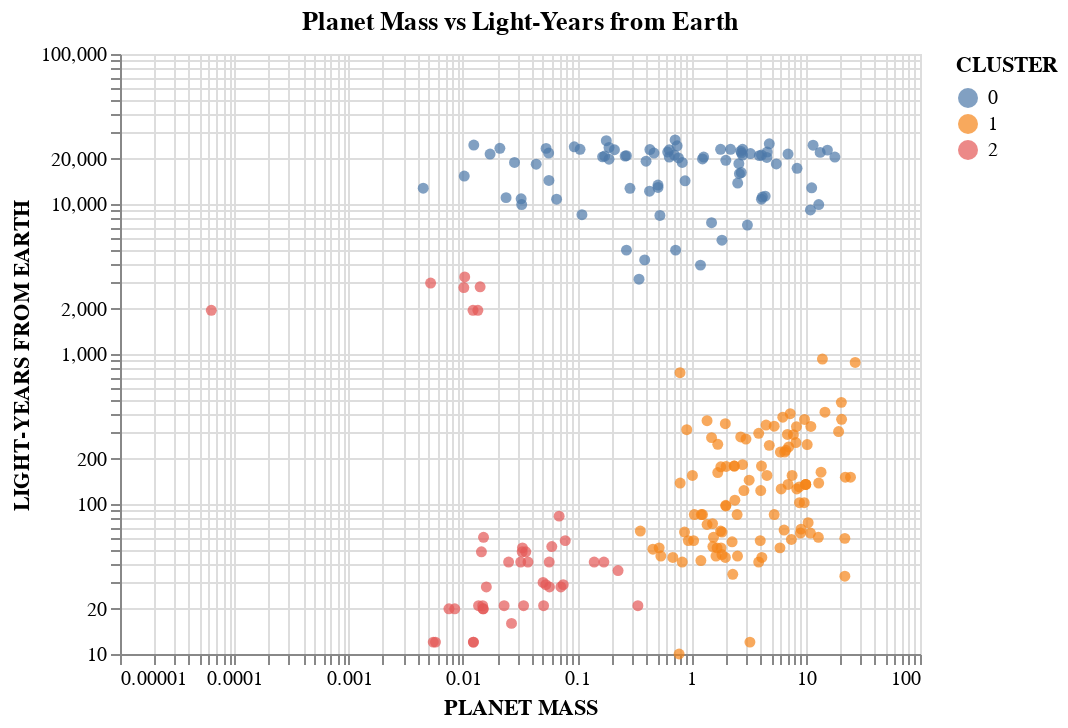

The notebook cell saved with this chart:
### Code cell
alt.Chart(cluster_df).mark_circle().encode(
    x = alt.X('PLANET MASS', scale=alt.Scale(type='log')), 
    y = alt.Y('LIGHT-YEARS FROM EARTH', scale=alt.Scale(type='log')), 
    color = alt.Color('kmeans_cluster:N', legend=alt.Legend(title='CLUSTER'))
).properties(title='Planet Mass vs Light-Years from Earth')

### Figure 1 — Vega-Lite specification as saved in the notebook (floating-point values rounded to 4 significant figures; data arrays with more than 128 entries replaced by an {"elided": "..."} marker saying what was removed)
{"config": {"view": {"continuousWidth": 400, "continuousHeight": 300}}, "data": {"name": "data-714071a755fbf95bb079126a2656c051"}, "mark": "circle", "encoding": {"color": {"type": "nominal", "field": "kmeans_cluster", "legend": {"title": "CLUSTER"}}, "x": {"type": "quantitative", "field": "PLANET MASS", "scale": {"type": "log"}}, "y": {"type": "quantitative", "field": "LIGHT-YEARS FROM EARTH", "scale": {"type": "log"}}}, "title": "Planet Mass vs Light-Years from Earth", "$schema": "https://vega.github.io/schema/vega-lite/v4.8.1.json", "datasets": {"data-714071a755fbf95bb079126a2656c051": {"elided": "230 records"}}}
